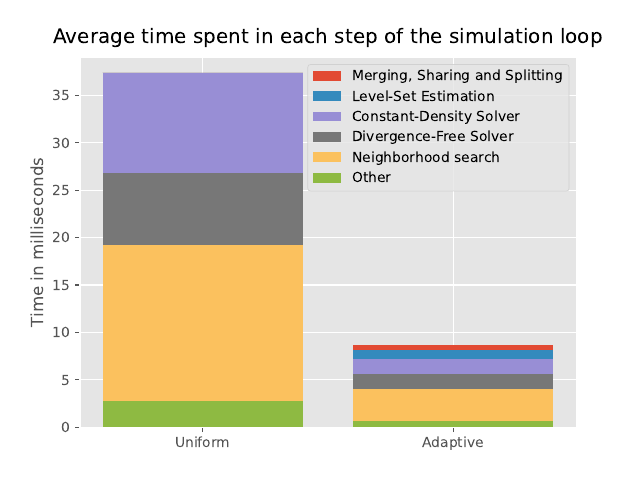

Here is the Python script that generated this plot:
# importing package
import matplotlib.pyplot as plt
import numpy as np

plt.rcParams['axes.spines.right'] = False
plt.rcParams['axes.spines.top'] = False

plt.style.use('ggplot')
# plt.style.use('dufte')

adaptivity = []
density_solver = []
div_solver = []
level_estimation = []
neighborhood = []
simulation_step = []

# unifrom
adaptivity.append(0)
density_solver.append(10.585776)
div_solver.append(7.657546)
level_estimation.append(0)
neighborhood.append(16.361093)
simulation_step.append(37.418878)



# adaptive
adaptivity.append(0.48174900000000004)
density_solver.append(1.6296920000000001)
div_solver.append(1.574896)
level_estimation.append(0.923118)
neighborhood.append(3.33201)
simulation_step.append(8.624171)



adaptivity = np.array(adaptivity)
density_solver = np.array(density_solver)
div_solver = np.array(div_solver)
level_estimation = np.array(level_estimation)
neighborhood = np.array(neighborhood)
simulation_step = np.array(simulation_step)
rest = simulation_step - neighborhood - level_estimation - div_solver - density_solver - adaptivity

print(adaptivity)

# create data
x = ['Uniform', 'Adaptive']
# y1 = np.array([10, 20, 10, 30])
# y2 = np.array([20, 25, 15, 25])
# y3 = np.array([12, 15, 19, 6])
# y4 = np.array([10, 29, 13, 19])

# plot bars in stack manner
top = np.array([0.] * len(x))
colors = ['r', 'g', 'b', 'y', 'm', 'c']
names = ['Merging, Sharing and Splitting', 'Level-Set Estimation', 'Constant-Density Solver', 'Divergence-Free Solver', 'Neighborhood search', 'Other']
values = [adaptivity, level_estimation, density_solver, div_solver, neighborhood, rest]
for y in values:
    top += y
for i, y in enumerate(values):
    c = colors[i]
    # print(x)
    top -= y
    plt.bar(x, y, bottom=top)
# plt.xlabel("Simulation")
plt.ylabel("Time in milliseconds")
plt.legend(names)
plt.title("Average time spent in each step of the simulation loop", pad=10)
plt.ylim(None,39)
plt.savefig('motivation-performance-chart.pdf')
# plt.subplots_adjust(top=1.1)
plt.show()